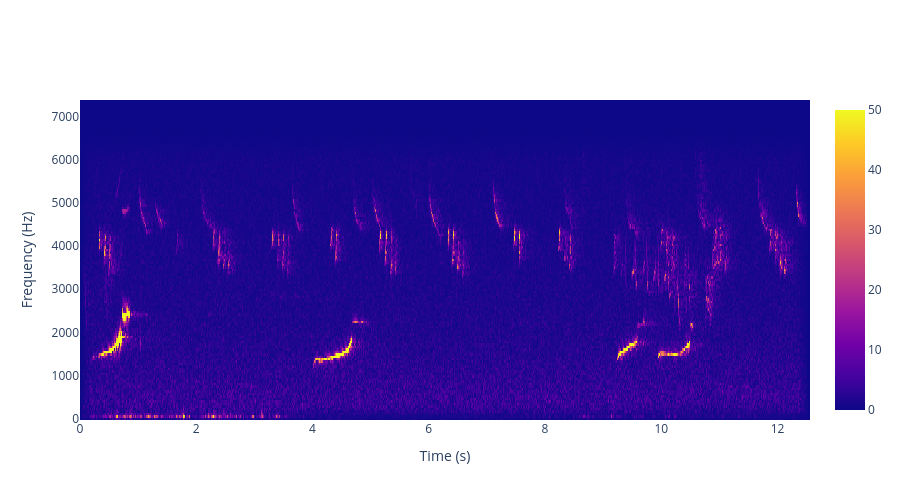

This figure's notebook cell:
### Markdown cell above
After visualization, we can use the `spectrogram` function of the interactive plotting `scipy` library to present the audio in the frequency domain using data visualization.

### Code cell
import numpy as np
import warnings
warnings.simplefilter(action='ignore', category=FutureWarning)

import plotly.graph_objs as go  
import plotly.offline as py  
from scipy.signal import spectrogram, decimate  
	  
def plot_spectrogram(samples, fs, decimation_factor=3, max_heat=50, mode='2D'):  
	  
    # Optionally decimate input  
    if decimation_factor>1:  
        samples_dec = decimate(samples, decimation_factor, zero_phase=True)  
        fs_dec = int(fs / decimation_factor)  
    else:  
        samples_dec = samples  
        fs_dec = fs  
	  
    # Calculate spectrogram (an array of FFTs from small windows of our signal)  
    f_label, t_label, spec_data = spectrogram(  
        samples_dec, fs=fs_dec, mode="magnitude"  
    )  
	  
    # Make a plotly heatmap/surface graph  
    layout = go.Layout(  
        height=500,  
        # 2D axis titles  
        xaxis=dict(title='Time (s)'),  
        yaxis=dict(title='Frequency (Hz)'),  
        # 3D axis titles  
        scene=dict(  
            xaxis=dict(title='Time (s)'),  
            yaxis=dict(title='Frequency (Hz)'),  
            zaxis=dict(title='Amplitude')  
        )  
    )  
	  
    trace = go.Heatmap(  
        z=np.clip(spec_data,0,max_heat),  
        y=f_label,  
        x=t_label  
    ) if mode=='2D' else go.Surface(  
        z=spec_data,  
        y=f_label,  
        x=t_label  
    )  
	  
    py.iplot(dict(data=[trace], layout=layout))  
	  
plot_spectrogram(aud_in, fs, mode='2D')

### Figure 1 — Plotly figure (JSON) as saved in the notebook; plotly's stock layout.template omitted (floating-point values rounded to 4 significant figures; data arrays with more than 128 entries replaced by an {"elided": "..."} marker saying what was removed)
{"data": [{"type": "heatmap", "x": {"elided": "824 float values"}, "y": {"elided": "129 float values"}, "z": {"elided": "129x824 float values"}}], "layout": {"height": 500, "scene": {"xaxis": {"title": {"text": "Time (s)"}}, "yaxis": {"title": {"text": "Frequency (Hz)"}}, "zaxis": {"title": {"text": "Amplitude"}}}, "xaxis": {"title": {"text": "Time (s)"}}, "yaxis": {"title": {"text": "Frequency (Hz)"}}}}
